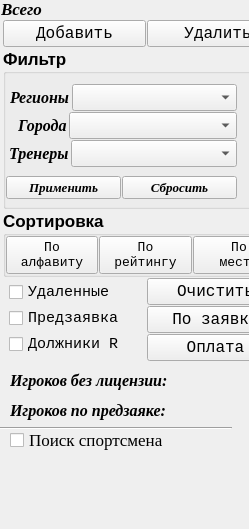
    <widget class="QWidget" name="page_2">
     <property name="geometry">
      <rect>
       <x>0</x>
       <y>0</y>
       <width>249</width>
       <height>529</height>
      </rect>
     </property>
     <attribute name="label">
      <string>Список участников</string>
     </attribute>
     <widget class="QLabel" name="label_dolg_R">
      <property name="geometry">
       <rect>
        <x>10</x>
        <y>370</y>
        <width>221</width>
        <height>21</height>
       </rect>
      </property>
      <property name="font">
       <font>
        <family>Times New Roman</family>
        <pointsize>12</pointsize>
        <weight>75</weight>
        <italic>true</italic>
        <bold>true</bold>
       </font>
      </property>
      <property name="text">
       <string>Игроков без лицензии:</string>
      </property>
     </widget>
     <widget class="QCheckBox" name="checkBox_find_player">
      <property name="geometry">
       <rect>
        <x>10</x>
        <y>430</y>
        <width>211</width>
        <height>20</height>
       </rect>
      </property>
      <property name="font">
       <font>
        <family>Times</family>
        <pointsize>13</pointsize>
        <weight>50</weight>
        <bold>false</bold>
       </font>
      </property>
      <property name="text">
       <string>Поиск спортсмена</string>
      </property>
      <property name="checkable">
       <bool>true</bool>
      </property>
     </widget>
     <widget class="Line" name="line_4">
      <property name="geometry">
       <rect>
        <x>0</x>
        <y>420</y>
        <width>232</width>
        <height>16</height>
       </rect>
      </property>
      <property name="orientation">
       <enum>Qt::Horizontal</enum>
      </property>
     </widget>
     <widget class="QLabel" name="label_predzayavka">
      <property name="geometry">
       <rect>
        <x>10</x>
        <y>400</y>
        <width>221</width>
        <height>21</height>
       </rect>
      </property>
      <property name="font">
       <font>
        <family>Times New Roman</family>
        <pointsize>12</pointsize>
        <weight>75</weight>
        <italic>true</italic>
        <bold>true</bold>
       </font>
      </property>
      <property name="text">
       <string>Игроков по предзаяке:</string>
      </property>
     </widget>
     <widget class="QLabel" name="label_46">
      <property name="geometry">
       <rect>
        <x>1</x>
        <y>0</y>
        <width>231</width>
        <height>17</height>
       </rect>
      </property>
      <property name="font">
       <font>
        <family>Times New Roman</family>
        <pointsize>13</pointsize>
        <weight>75</weight>
        <italic>true</italic>
        <bold>true</bold>
       </font>
      </property>
      <property name="text">
       <string>Всего</string>
      </property>
     </widget>
     <widget class="QWidget" name="layoutWidget">
      <property name="geometry">
       <rect>
        <x>3</x>
        <y>20</y>
        <width>286</width>
        <height>341</height>
       </rect>
      </property>
      <layout class="QVBoxLayout" name="verticalLayout_5">
       <property name="spacing">
        <number>1</number>
       </property>
       <item>
        <layout class="QHBoxLayout" name="horizontalLayout_8">
         <property name="spacing">
          <number>1</number>
         </property>
         <item>
          <layout class="QHBoxLayout" name="horizontalLayout_27">
           <item>
            <widget class="QPushButton" name="Button_add_edit_player">
             <property name="font">
              <font>
               <family>Courier New</family>
               <pointsize>12</pointsize>
               <italic>false</italic>
              </font>
             </property>
             <property name="text">
              <string>Добавить</string>
             </property>
            </widget>
           </item>
           <item>
            <widget class="QPushButton" name="Button_del_player">
             <property name="sizePolicy">
              <sizepolicy hsizetype="Minimum" vsizetype="Fixed">
               <horstretch>0</horstretch>
               <verstretch>0</verstretch>
              </sizepolicy>
             </property>
             <property name="font">
              <font>
               <family>Courier New</family>
               <pointsize>12</pointsize>
               <italic>false</italic>
              </font>
             </property>
             <property name="text">
              <string>Удалить</string>
             </property>
            </widget>
           </item>
          </layout>
         </item>
        </layout>
       </item>
       <item>
        <widget class="QGroupBox" name="groupBox_2">
         <property name="sizePolicy">
          <sizepolicy hsizetype="Preferred" vsizetype="MinimumExpanding">
           <horstretch>0</horstretch>
           <verstretch>0</verstretch>
          </sizepolicy>
         </property>
         <property name="font">
          <font>
           <pointsize>13</pointsize>
           <weight>75</weight>
           <bold>true</bold>
          </font>
         </property>
         <property name="title">
          <string>Фильтр</string>
         </property>
         <widget class="QWidget" name="layoutWidget">
          <property name="geometry">
           <rect>
            <x>3</x>
            <y>28</y>
            <width>231</width>
            <height>131</height>
           </rect>
          </property>
          <layout class="QVBoxLayout" name="verticalLayout_54">
           <property name="spacing">
            <number>1</number>
           </property>
           <item>
            <layout class="QVBoxLayout" name="verticalLayout_6">
             <property name="spacing">
              <number>1</number>
             </property>
             <item>
              <layout class="QHBoxLayout" name="horizontalLayout_24">
               <property name="spacing">
                <number>2</number>
               </property>
               <property name="leftMargin">
                <number>4</number>
               </property>
               <item>
                <widget class="QLabel" name="label_67">
                 <property name="font">
                  <font>
                   <family>Times New Roman</family>
                   <pointsize>12</pointsize>
                   <italic>true</italic>
                  </font>
                 </property>
                 <property name="text">
                  <string>Регионы</string>
                 </property>
                </widget>
               </item>
               <item>
                <widget class="QComboBox" name="comboBox_fltr_region">
                 <property name="sizePolicy">
                  <sizepolicy hsizetype="Expanding" vsizetype="Fixed">
                   <horstretch>0</horstretch>
                   <verstretch>0</verstretch>
                  </sizepolicy>
                 </property>
                 <property name="font">
                  <font>
                   <family>Times New Roman</family>
                   <pointsize>12</pointsize>
                  </font>
                 </property>
                 <property name="editable">
                  <bool>false</bool>
                 </property>
                </widget>
               </item>
              </layout>
             </item>
             <item>
              <layout class="QHBoxLayout" name="horizontalLayout_25">
               <property name="spacing">
                <number>2</number>
               </property>
               <property name="leftMargin">
                <number>12</number>
               </property>
               <item>
                <widget class="QLabel" name="label_75">
                 <property name="font">
                  <font>
                   <family>Times New Roman</family>
                   <pointsize>12</pointsize>
                   <italic>true</italic>
                  </font>
                 </property>
                 <property name="text">
                  <string>Города</string>
                 </property>
                </widget>
               </item>
               <item>
                <widget class="QComboBox" name="comboBox_fltr_city">
                 <property name="sizePolicy">
                  <sizepolicy hsizetype="Expanding" vsizetype="Fixed">
                   <horstretch>0</horstretch>
                   <verstretch>0</verstretch>
                  </sizepolicy>
                 </property>
                 <property name="font">
                  <font>
                   <family>Times New Roman</family>
                   <pointsize>12</pointsize>
                  </font>
                 </property>
                 <property name="editable">
                  <bool>false</bool>
                 </property>
                 <property name="insertPolicy">
                  <enum>QComboBox::InsertAlphabetically</enum>
                 </property>
                </widget>
               </item>
              </layout>
             </item>
             <item>
              <layout class="QHBoxLayout" name="horizontalLayout_26">
               <property name="spacing">
                <number>2</number>
               </property>
               <property name="leftMargin">
                <number>3</number>
               </property>
               <item>
                <widget class="QLabel" name="label_66">
                 <property name="font">
                  <font>
                   <family>Times New Roman</family>
                   <pointsize>12</pointsize>
                   <italic>true</italic>
                  </font>
                 </property>
                 <property name="text">
                  <string>Тренеры</string>
                 </property>
                </widget>
               </item>
               <item>
                <widget class="QComboBox" name="comboBox_fltr_coach">
                 <property name="sizePolicy">
                  <sizepolicy hsizetype="Expanding" vsizetype="Fixed">
                   <horstretch>0</horstretch>
                   <verstretch>0</verstretch>
                  </sizepolicy>
                 </property>
                 <property name="font">
                  <font>
                   <family>Times New Roman</family>
                   <pointsize>12</pointsize>
                  </font>
                 </property>
                 <property name="editable">
                  <bool>false</bool>
                 </property>
                 <property name="insertPolicy">
                  <enum>QComboBox::InsertAlphabetically</enum>
                 </property>
                </widget>
               </item>
              </layout>
             </item>
            </layout>
           </item>
           <item>
            <layout class="QHBoxLayout" name="horizontalLayout_23">
             <property name="spacing">
              <number>1</number>
             </property>
             <item>
              <widget class="QPushButton" name="Button_fltr_list">
               <property name="sizePolicy">
                <sizepolicy hsizetype="Expanding" vsizetype="Fixed">
                 <horstretch>0</horstretch>
                 <verstretch>0</verstretch>
                </sizepolicy>
               </property>
               <property name="font">
                <font>
                 <family>Times New Roman</family>
                 <pointsize>10</pointsize>
                 <italic>true</italic>
                </font>
               </property>
               <property name="text">
                <string>Применить</string>
               </property>
              </widget>
             </item>
             <item>
              <widget class="QPushButton" name="Button_reset_fltr_list">
               <property name="sizePolicy">
                <sizepolicy hsizetype="Expanding" vsizetype="Fixed">
                 <horstretch>0</horstretch>
                 <verstretch>0</verstretch>
                </sizepolicy>
               </property>
               <property name="font">
                <font>
                 <family>Times New Roman</family>
                 <pointsize>10</pointsize>
                 <italic>true</italic>
                </font>
               </property>
               <property name="text">
                <string>Сбросить</string>
               </property>
              </widget>
             </item>
            </layout>
           </item>
          </layout>
         </widget>
        </widget>
       </item>
       <item>
        <widget class="QGroupBox" name="groupBox">
         <property name="sizePolicy">
          <sizepolicy hsizetype="Preferred" vsizetype="Preferred">
           <horstretch>0</horstretch>
           <verstretch>0</verstretch>
          </sizepolicy>
         </property>
         <property name="font">
          <font>
           <pointsize>13</pointsize>
           <weight>75</weight>
           <bold>true</bold>
          </font>
         </property>
         <property name="title">
          <string>Сортировка</string>
         </property>
         <layout class="QHBoxLayout" name="horizontalLayout_7">
          <property name="spacing">
           <number>1</number>
          </property>
          <property name="leftMargin">
           <number>0</number>
          </property>
          <property name="topMargin">
           <number>0</number>
          </property>
          <property name="rightMargin">
           <number>1</number>
          </property>
          <property name="bottomMargin">
           <number>0</number>
          </property>
          <item>
           <widget class="QPushButton" name="Button_sort_Name">
            <property name="font">
             <font>
              <family>Courier New</family>
              <pointsize>10</pointsize>
              <weight>50</weight>
              <bold>false</bold>
             </font>
            </property>
            <property name="text">
             <string>По
алфавиту</string>
            </property>
           </widget>
          </item>
          <item>
           <widget class="QPushButton" name="Button_sort_R">
            <property name="font">
             <font>
              <family>Courier New</family>
              <pointsize>10</pointsize>
              <weight>50</weight>
              <bold>false</bold>
             </font>
            </property>
            <property name="text">
             <string>По
рейтингу</string>
            </property>
           </widget>
          </item>
          <item>
           <widget class="QPushButton" name="Button_sort_mesto">
            <property name="font">
             <font>
              <family>Courier New</family>
              <pointsize>10</pointsize>
              <weight>50</weight>
              <bold>false</bold>
             </font>
            </property>
            <property name="text">
             <string>По 
месту</string>
            </property>
           </widget>
          </item>
         </layout>
        </widget>
       </item>
       <item>
        <layout class="QHBoxLayout" name="horizontalLayout_28">
         <property name="spacing">
          <number>1</number>
         </property>
         <item>
          <layout class="QVBoxLayout" name="verticalLayout_7">
           <property name="spacing">
            <number>0</number>
           </property>
           <property name="leftMargin">
            <number>6</number>
           </property>
           <item>
            <widget class="QCheckBox" name="checkBox_6">
             <property name="font">
              <font>
               <family>Courier New</family>
               <pointsize>11</pointsize>
               <weight>50</weight>
               <bold>false</bold>
              </font>
             </property>
             <property name="text">
              <string>Удаленные</string>
             </property>
             <property name="checkable">
              <bool>true</bool>
             </property>
            </widget>
           </item>
           <item>
            <widget class="QCheckBox" name="checkBox_15">
             <property name="font">
              <font>
               <family>Courier New</family>
               <pointsize>11</pointsize>
               <weight>50</weight>
               <bold>false</bold>
              </font>
             </property>
             <property name="text">
              <string>Предзаявка</string>
             </property>
             <property name="checkable">
              <bool>true</bool>
             </property>
            </widget>
           </item>
           <item>
            <widget class="QCheckBox" name="checkBox_11">
             <property name="font">
              <font>
               <family>Courier New</family>
               <pointsize>11</pointsize>
               <weight>50</weight>
               <bold>false</bold>
              </font>
             </property>
             <property name="text">
              <string>Должники R</string>
             </property>
             <property name="checkable">
              <bool>true</bool>
             </property>
            </widget>
           </item>
          </layout>
         </item>
         <item>
          <layout class="QVBoxLayout" name="verticalLayout_8">
           <property name="spacing">
            <number>1</number>
           </property>
           <property name="leftMargin">
            <number>0</number>
           </property>
           <property name="topMargin">
            <number>0</number>
           </property>
           <property name="rightMargin">
            <number>5</number>
           </property>
           <property name="bottomMargin">
            <number>0</number>
           </property>
           <item>
            <widget class="QPushButton" name="Button_clear_del">
             <property name="font">
              <font>
               <family>Courier New</family>
               <pointsize>12</pointsize>
               <kerning>true</kerning>
              </font>
             </property>
             <property name="text">
              <string>Очистить</string>
             </property>
            </widget>
           </item>
           <item>
            <widget class="QPushButton" name="Button_app">
             <property name="font">
              <font>
               <family>Courier New</family>
               <pointsize>12</pointsize>
              </font>
             </property>
             <property name="text">
              <string>По заявке</string>
             </property>
            </widget>
           </item>
           <item>
            <widget class="QPushButton" name="Button_pay_R">
             <property name="font">
              <font>
               <family>Courier New</family>
               <pointsize>12</pointsize>
               <kerning>true</kerning>
              </font>
             </property>
             <property name="text">
              <string>Оплата</string>
             </property>
            </widget>
           </item>
          </layout>
         </item>
        </layout>
       </item>
      </layout>
     </widget>
    </widget>
